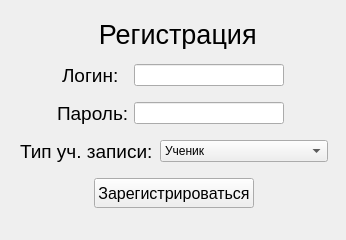
<?xml version="1.0" encoding="UTF-8"?>
<ui version="4.0">
 <class>Form</class>
 <widget class="QWidget" name="Form">
  <property name="geometry">
   <rect>
    <x>0</x>
    <y>0</y>
    <width>346</width>
    <height>240</height>
   </rect>
  </property>
  <property name="windowTitle">
   <string>Form</string>
  </property>
  <widget class="QWidget" name="verticalLayoutWidget">
   <property name="geometry">
    <rect>
     <x>20</x>
     <y>10</y>
     <width>308</width>
     <height>211</height>
    </rect>
   </property>
   <layout class="QVBoxLayout" name="verticalLayout">
    <item>
     <widget class="QLabel" name="label">
      <property name="sizePolicy">
       <sizepolicy hsizetype="Expanding" vsizetype="Preferred">
        <horstretch>0</horstretch>
        <verstretch>0</verstretch>
       </sizepolicy>
      </property>
      <property name="minimumSize">
       <size>
        <width>0</width>
        <height>0</height>
       </size>
      </property>
      <property name="maximumSize">
       <size>
        <width>16777215</width>
        <height>30</height>
       </size>
      </property>
      <property name="font">
       <font>
        <pointsize>20</pointsize>
       </font>
      </property>
      <property name="text">
       <string> Регистрация</string>
      </property>
      <property name="alignment">
       <set>Qt::AlignCenter</set>
      </property>
     </widget>
    </item>
    <item>
     <layout class="QHBoxLayout" name="horizontalLayout">
      <property name="spacing">
       <number>0</number>
      </property>
      <property name="leftMargin">
       <number>40</number>
      </property>
      <property name="rightMargin">
       <number>40</number>
      </property>
      <item>
       <widget class="QLabel" name="lbl_login">
        <property name="maximumSize">
         <size>
          <width>70</width>
          <height>40</height>
         </size>
        </property>
        <property name="font">
         <font>
          <pointsize>14</pointsize>
         </font>
        </property>
        <property name="text">
         <string>Логин:</string>
        </property>
       </widget>
      </item>
      <item>
       <widget class="QLineEdit" name="lineE_login">
        <property name="maximumSize">
         <size>
          <width>150</width>
          <height>16777215</height>
         </size>
        </property>
       </widget>
      </item>
     </layout>
    </item>
    <item>
     <layout class="QHBoxLayout" name="horizontalLayout_2">
      <property name="spacing">
       <number>0</number>
      </property>
      <property name="leftMargin">
       <number>30</number>
      </property>
      <property name="rightMargin">
       <number>35</number>
      </property>
      <item>
       <widget class="QLabel" name="lbl_password">
        <property name="maximumSize">
         <size>
          <width>70</width>
          <height>40</height>
         </size>
        </property>
        <property name="font">
         <font>
          <pointsize>14</pointsize>
         </font>
        </property>
        <property name="text">
         <string>Пароль:</string>
        </property>
       </widget>
      </item>
      <item>
       <widget class="QLineEdit" name="lineE_pasword">
        <property name="maximumSize">
         <size>
          <width>150</width>
          <height>16777215</height>
         </size>
        </property>
       </widget>
      </item>
     </layout>
    </item>
    <item>
     <layout class="QHBoxLayout" name="horizontalLayout_4">
      <property name="spacing">
       <number>0</number>
      </property>
      <property name="leftMargin">
       <number>0</number>
      </property>
      <property name="rightMargin">
       <number>0</number>
      </property>
      <item>
       <widget class="QLabel" name="lbl_account">
        <property name="maximumSize">
         <size>
          <width>140</width>
          <height>40</height>
         </size>
        </property>
        <property name="font">
         <font>
          <pointsize>14</pointsize>
         </font>
        </property>
        <property name="text">
         <string>Тип уч. записи:</string>
        </property>
       </widget>
      </item>
      <item>
       <widget class="QComboBox" name="comboBox">
        <item>
         <property name="text">
          <string>Ученик</string>
         </property>
        </item>
        <item>
         <property name="text">
          <string>Учитель</string>
         </property>
        </item>
       </widget>
      </item>
     </layout>
    </item>
    <item>
     <layout class="QHBoxLayout" name="horizontalLayout_3">
      <item>
       <widget class="QPushButton" name="btn_enter">
        <property name="sizePolicy">
         <sizepolicy hsizetype="MinimumExpanding" vsizetype="Fixed">
          <horstretch>0</horstretch>
          <verstretch>0</verstretch>
         </sizepolicy>
        </property>
        <property name="minimumSize">
         <size>
          <width>0</width>
          <height>5</height>
         </size>
        </property>
        <property name="maximumSize">
         <size>
          <width>160</width>
          <height>30</height>
         </size>
        </property>
        <property name="font">
         <font>
          <pointsize>12</pointsize>
         </font>
        </property>
        <property name="layoutDirection">
         <enum>Qt::LeftToRight</enum>
        </property>
        <property name="text">
         <string>Зарегистрироваться</string>
        </property>
        <property name="default">
         <bool>false</bool>
        </property>
       </widget>
      </item>
     </layout>
    </item>
   </layout>
  </widget>
 </widget>
 <resources/>
 <connections/>
</ui>
